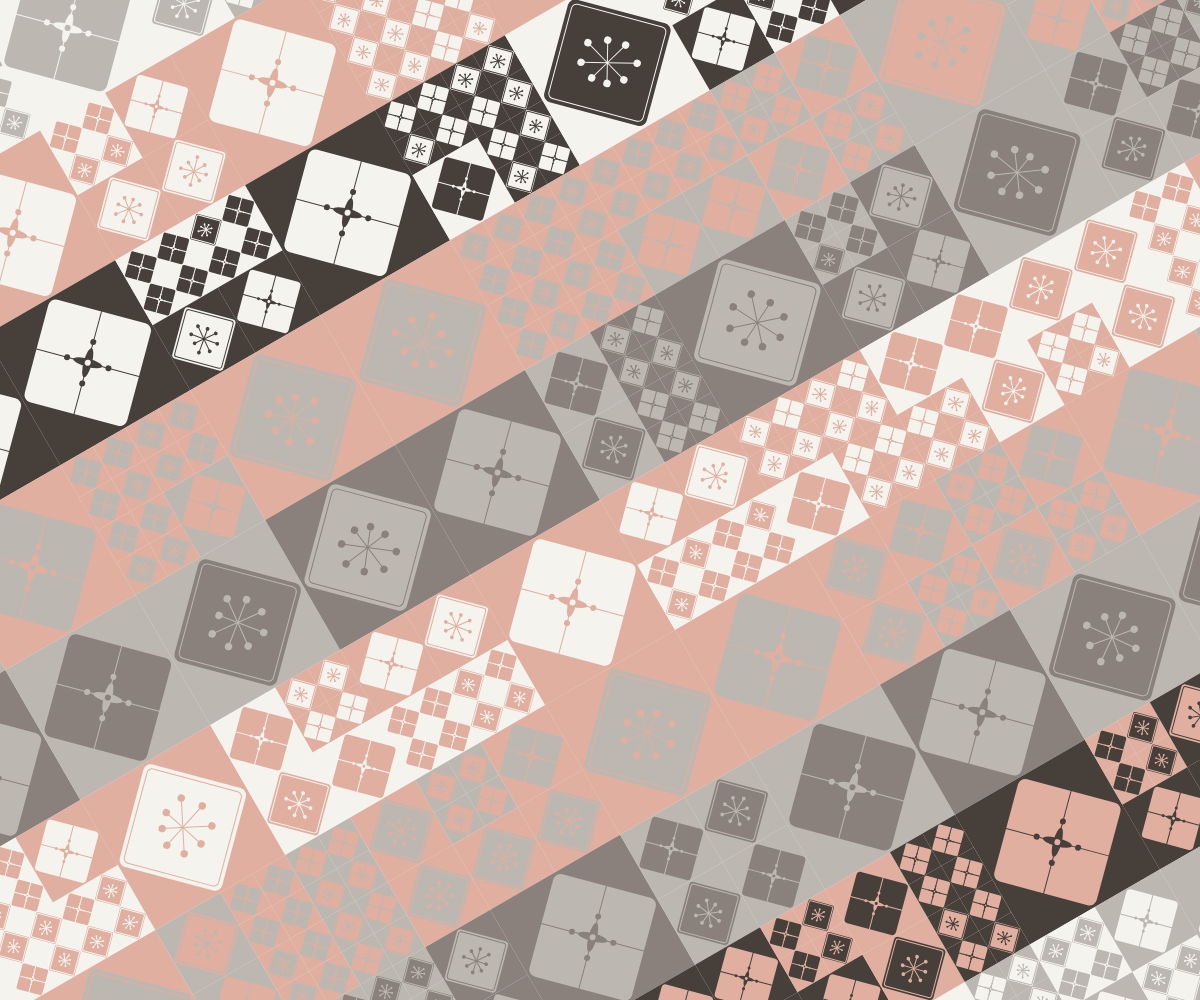
Frame 1 (no input)
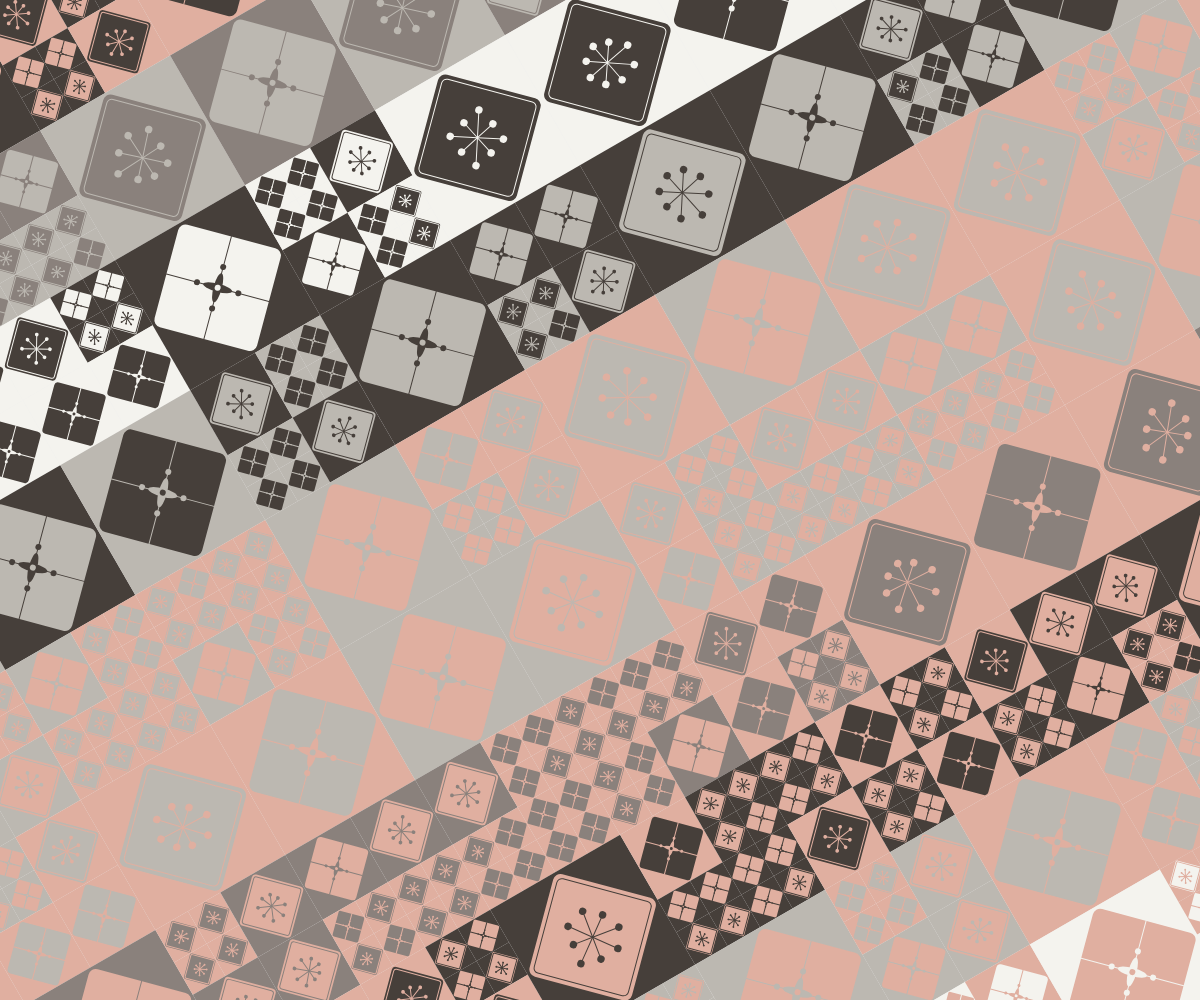
Frame 2 (the mouse pressed at the canvas centre, redrawn once)

The p5.js sketch that drew these frames (run headless with seeded random() and noise() and a simulated clock; the mouse was pressed at the canvas centre and the sketch redrawn once):

// p5.js sketch
// ── sketch.js
"use strict"

// 榛原千代紙(Very cute chiyogami!!)
// https://museum.haibara.co.jp/products/washi/chiyogami/chiyogami

const COLORS = ["#463F3A", "#8A817C", "#BCB8B1", "#F4F3EE", "#E0AFA0"];
const WHITE  = "#EEEEEE";
const BLACK  = "#333333";

const LEN_MAX = 150;
const LEN_MIN = 50;

function setup(){
	createCanvas(windowWidth, windowHeight);
	angleMode(DEGREES);
	textAlign(CENTER, BOTTOM); textSize(10);
	noLoop();
}

function draw(){
	background(WHITE);
	noFill();
	noStroke();

	push();
	translate(width/2, height/2);
	rotate(-30);

	const rows = floor(height / LEN_MAX) + 1;
	const cols = floor(width / LEN_MAX) + 1;
	for(let r=-rows; r<rows; r++){
		const list = getColorList(COLORS);
		for(let c=-cols; c<cols; c++){
			const x = c * LEN_MAX;
			const y = r * LEN_MAX;
			if(random() < 0.5){
				drawSquare1(x, y, LEN_MAX, list[0], list[1]);
			}else{
				drawSquare1(x, y, LEN_MAX, list[1], list[0]);
			}
		}
	}
	pop();
}

function drawSquare1(x, y, len, cMain, cSub){

	if(LEN_MIN < len && random() < 0.5){
		drawSquare4(x, y, len, cMain, cSub);
		return;
	}

	fill(cMain); noStroke();
	rectMode(CORNER);
	square(x, y, len);

	push();
	translate(x+len/2, y+len/2);
	rotate(45);
	fill(cSub); noStroke();
	rectMode(CENTER);
	square(0, 0, len/2*sqrt(2), len/20);

	if(random() < 0.5){
		noFill(); stroke(cMain);
		line(-len/4*sqrt(2), 0, len/4*sqrt(2), 0);
		line(0, -len/4*sqrt(2), 0, len/4*sqrt(2));
		fill(cMain); noStroke();
		ellipse(0, 0, len/5, len/18);
		ellipse(0, 0, len/18, len/5);
		fill(cSub);
		circle(0, 0, len/25);
		fill(cMain);
		circle(-len/7, 0, len/25);
		circle(+len/7, 0, len/25);
		circle(0, -len/7, len/25);
		circle(0, +len/7, len/25);
	}else{
		noFill(); stroke(cMain);
		rectMode(CENTER);
		square(0, 0, len*0.65, len/30);

		const offD = floor(random(360));
		for(let i=0; i<360; i+=45){
			const rad = len / 6 * random(0.8, 1.2);
			const x = rad * cos(i+offD);
			const y = rad * sin(i+offD);
			noFill(); stroke(cMain);
			line(0, 0, x, y);
			fill(cMain); noStroke();
			circle(x, y, len / 20);
		}
	}
	pop();
}

function drawSquare4(x, y, len, cMain, cSub){
	const rows = 2;
	const cols = 2;
	for(let r=0; r<rows; r++){
		for(let c=0; c<cols; c++){
			const nX = x + c * len/cols;
			const nY = y + r * len/rows;
			drawSquare1(nX, nY, len/rows, cSub, cMain);
		}
	}
}

function getColor(colors){
	return colors[floor(random()*colors.length)];
}

function getColorList(colors){
	const list = Array.from(colors);
	for(let i=list.length-1; 0<=i; i--){
		const rdm = floor(random(i));
		const tmp = list[rdm];
		list[rdm] = list[i];
		list[i] = tmp;
	}
	return list;
}
